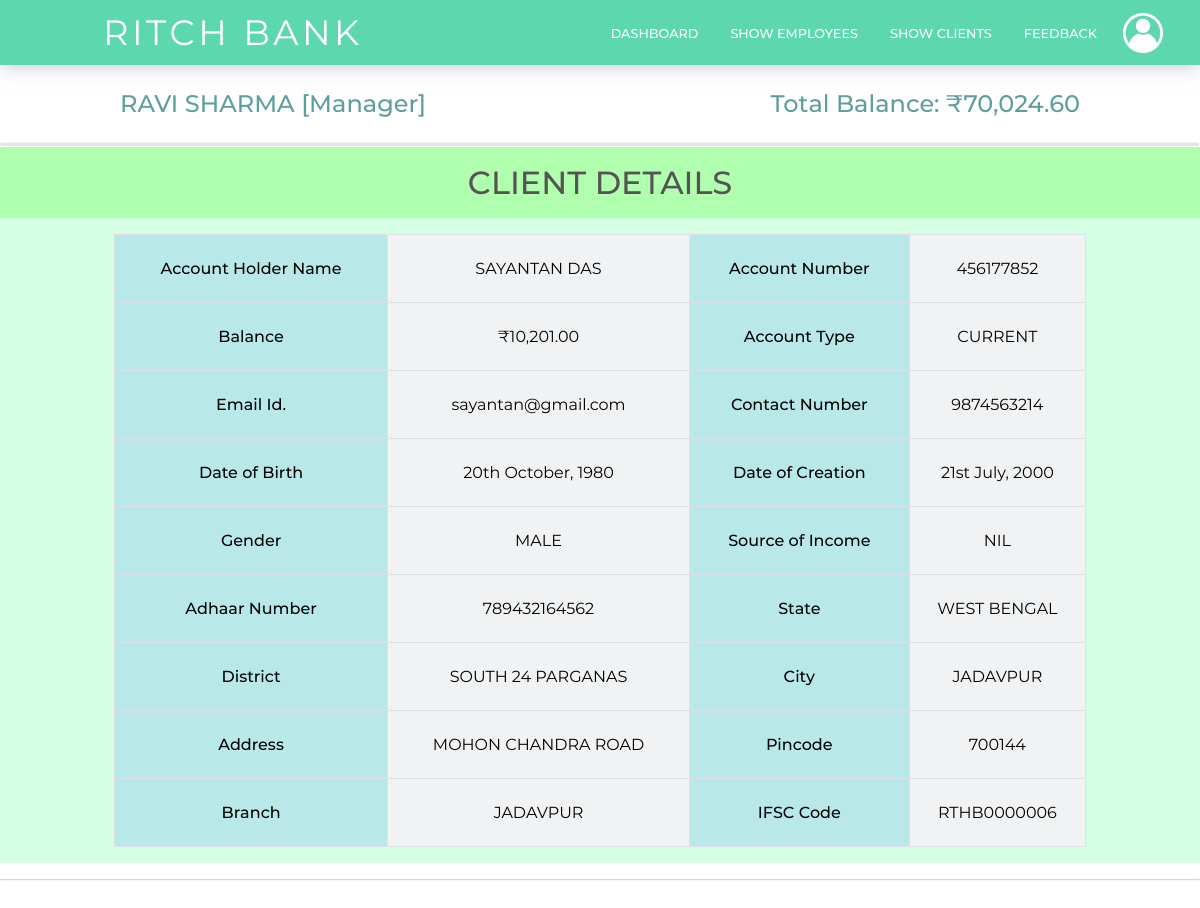
The page /manager/client-details.php?clientID=2 (signed in) on the database its author committed.
### tables this page shows
CREATE TABLE `managerlogin` (
  `id` int(4) NOT NULL,
  `first_name` varchar(50) NOT NULL,
  `last_name` varchar(50) NOT NULL,
  `email` varchar(50) NOT NULL,
  `password` varchar(255) NOT NULL
);

CREATE TABLE `clientaccounts` (
  `id` int(4) NOT NULL,
  `email` varchar(30) NOT NULL,
  `password` varchar(255) NOT NULL,
  `first_name` varchar(50) NOT NULL,
  `last_name` varchar(50) NOT NULL,
  `gender` varchar(50) NOT NULL,
  `dob` date NOT NULL,
  `balance` double NOT NULL,
  `aadhaar_no` bigint(50) NOT NULL,
  `contact_no` bigint(50) NOT NULL,
  `state` varchar(50) NOT NULL,
  `district` varchar(50) NOT NULL,
  `city` varchar(50) NOT NULL,
  `pincode` int(50) NOT NULL,
  `address` varchar(255) NOT NULL,
  `source` varchar(50) NOT NULL,
  `account_no` bigint(50) NOT NULL,
  `account_type` varchar(50) NOT NULL,
  `branch_id` int(50) NOT NULL,
  `date` datetime NOT NULL
);

CREATE TABLE `branch` (
  `branch_id` int(4) NOT NULL,
  `branch_name` varchar(30) NOT NULL,
  `branch_code` varchar(6) NOT NULL
);

### manager/client-details.php (the view, shortened to what this page needs)
<?php
    include "../backend/connect.php";
?>
<!DOCTYPE html>
<html>
<head>
    <link href = "../css/style.css" rel="stylesheet"></link>
</head>
<body>
    <header>
        <hi class="logo">RITCH BANK</hi>
        <nav>
            <ul>
                <li><a href="manager-dashboard.php">Dashboard</a></li>
                <li><a href="employee-list.php">Show Employees</a></li>
                <li><a href="client-list.php">Show Clients</a></li>
                <li><a href="#">Feedback</a></li>
            </ul>
        </nav>
        <div class="login">
            <ul>
                <li><a href="#/"><img class="profile-icon" src="../img/Profile-icon.png" alt="NO img"></a>
                </li>
            </ul>
        </div>
    </header>
    <main>
        <section class="breadcrumbs">
            <div class="breadcrumbs-title">
                <?php
                        $ar = $con->query("SELECT * FROM `managerLogin` WHERE `id` = '$_SESSION[managerId]' LIMIT 1");
                        $userData = $ar->fetch_assoc();
                        $arr = $con->query("SELECT SUM(`balance`) AS total_balance FROM `clientAccounts`");
                        $row = $arr->fetch_assoc();
                        echo "  <h2>".$userData['first_name']." ".$userData['last_name']." [Manager] </h2>
                                <h2>Total Balance:  <script>var balanceNav =".$row['total_balance'].";</script>
                                <span id='balanceNav'></span> </h2>";
                    ?>
            </div>
        </section>
        <hr class="breadcrumbs-hr">
        <section class="container-color-tables">
            <h1>Client Details</h1>
            <div class="container">
                    <?php
                        if (isset($_GET['clientID']))
                        {
                            $ar = $con->query("SELECT * FROM `clientAccounts`, `branch` WHERE `clientAccounts`.`id` = '$_GET[clientID]' AND `clientAccounts`.`branch_id` = `branch`.`branch_id`");
                            $userData = $ar->fetch_assoc();
                            ?>
                            <table>
                                <tr>
                                    <th>Account Holder Name</th>
                                    <td><?php echo $userData['first_name']." ".$userData['last_name']; ?></td>
                                    <th>Account Number</th>
                                    <td><?php echo $userData['account_no']; ?></td>
                                </tr>
                                <tr>
                                    <th>Balance</th>
                                    <td id='balance'></td>
                                    <th>Account Type</th>
                                    <td><?php echo $userData['account_type']; ?></td>
                                </tr>
                                <tr>
                                    <th>Email Id.</th>
                                    <td><?php echo $userData['email']; ?></td>
                                    <th>Contact Number</th>
                                    <td><?php echo $userData['contact_no']; ?></td>
                                </tr>
                                <tr>
                                    <th>Date of Birth</th>
                                    <td><?php $dob = date("jS F, Y", strtotime($userData['dob'])); echo $dob; ?></td>
                                    <th>Date of Creation</th>
                                    <td><?php $date = date("jS F, Y", strtotime($userData['date'])); echo $date; ?></td>
                                </tr>
                                <tr>
                                    <th>Gender</th>
                                    <td><?php echo $userData['gender']; ?></td>
                                    <th>Source of Income</th>
                                    <td><?php echo $userData['source']; ?></td>
                                </tr>
                                <tr>
                                    <th>Adhaar Number</th>
                                    <td><?php echo $userData['aadhaar_no']; ?></td>
                                    <th>State</th>
                                    <td><?php echo $userData['state']; ?></td>
                                </tr>
                                <tr>
                                    <th>District</th>
                                    <td><?php echo $userData['district']; ?></td>
                                    <th>City</th>
                                    <td><?php echo $userData['city']; ?></td>
                                </tr>
                                <tr>
                                    <th>Address</th>
                                    <td><?php echo $userData['address']; ?></td>
                                    <th>Pincode</th>
                                    <td><?php echo $userData['pincode']; ?></td>
                                </tr>
                                <tr>
                                    <th>Branch</th>
                                    <td><?php echo $userData['branch_name']; ?></td>
                                    <th>IFSC Code</th>
                                    <td>RTHB0<?php echo $userData['branch_code']; ?></td>
                                </tr>
                            </table>
                            <?php
                        }
                        else
                            echo "<script>alert('No Data Found.')</script>";
                    ?>
            </div>
        </section>
        <hr>
    </main>
    <footer></footer>
</body>
</html>

### rows shown on the page
managerlogin: first_name "RAVI", last_name "SHARMA"
clientaccounts: first_name "SAYANTAN", last_name "DAS", account_no "456177852", account_type "CURRENT", email "sayantan@gmail.com", contact_no "9874563214", dob "20th October, 1980", date "21st July, 2000", gender "MALE", source "NIL", aadhaar_no "789432164562", state "WEST BENGAL", district "SOUTH 24 PARGANAS", city "JADAVPUR", address "MOHON CHANDRA ROAD", pincode "700144", branch.branch_name "JADAVPUR", branch.branch_code "000006"
